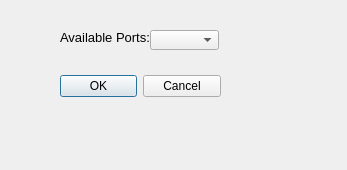
<?xml version="1.0" encoding="UTF-8"?>
<ui version="4.0">
 <class>CSerialPortDialog</class>
 <widget class="QDialog" name="CSerialPortDialog">
  <property name="geometry">
   <rect>
    <x>0</x>
    <y>0</y>
    <width>347</width>
    <height>170</height>
   </rect>
  </property>
  <property name="windowTitle">
   <string>Dialog</string>
  </property>
  <widget class="QDialogButtonBox" name="buttonBox">
   <property name="geometry">
    <rect>
     <x>60</x>
     <y>70</y>
     <width>161</width>
     <height>32</height>
    </rect>
   </property>
   <property name="orientation">
    <enum>Qt::Horizontal</enum>
   </property>
   <property name="standardButtons">
    <set>QDialogButtonBox::Cancel|QDialogButtonBox::Ok</set>
   </property>
  </widget>
  <widget class="QComboBox" name="comboBox_serialPorts">
   <property name="geometry">
    <rect>
     <x>150</x>
     <y>30</y>
     <width>69</width>
     <height>20</height>
    </rect>
   </property>
  </widget>
  <widget class="QLabel" name="label">
   <property name="geometry">
    <rect>
     <x>60</x>
     <y>30</y>
     <width>89</width>
     <height>16</height>
    </rect>
   </property>
   <property name="text">
    <string>&lt;html&gt;&lt;head/&gt;&lt;body&gt;&lt;p&gt;&lt;span style=&quot; font-size:10pt;&quot;&gt;Available Ports:&lt;/span&gt;&lt;/p&gt;&lt;/body&gt;&lt;/html&gt;</string>
   </property>
  </widget>
 </widget>
 <resources/>
 <connections>
  <connection>
   <sender>buttonBox</sender>
   <signal>accepted()</signal>
   <receiver>CSerialPortDialog</receiver>
   <slot>accept()</slot>
   <hints>
    <hint type="sourcelabel">
     <x>248</x>
     <y>254</y>
    </hint>
    <hint type="destinationlabel">
     <x>157</x>
     <y>274</y>
    </hint>
   </hints>
  </connection>
  <connection>
   <sender>buttonBox</sender>
   <signal>rejected()</signal>
   <receiver>CSerialPortDialog</receiver>
   <slot>reject()</slot>
   <hints>
    <hint type="sourcelabel">
     <x>316</x>
     <y>260</y>
    </hint>
    <hint type="destinationlabel">
     <x>286</x>
     <y>274</y>
    </hint>
   </hints>
  </connection>
 </connections>
</ui>
